Frame 1 (no input): blank canvas, image omitted
Frame 60 (the mouse pressed at the canvas centre just before this capture): blank canvas, image omitted
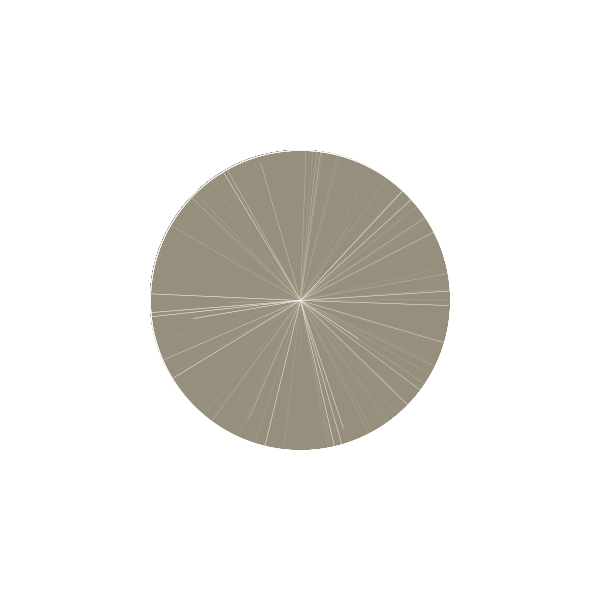
Frame 120 (the mouse held since frame 60 and released just before this capture)

The Processing sketch whose frames 1 and 60 were blank and that drew this single picture after the mouse press (run headless with seeded random() and noise(); from frame 60 on, the mouse is pressed at the canvas centre):

// Processing sketch: processing_23281
// ── processing_23281.pde

//Elise Inferrera's Homework #3

void setup(){
  size(600,600);
  background(255);
  smooth();
}
//Ellipses
void draw(){
  stroke(255);
  fill(random(255),random(255),random(255),50);
  ellipse(mouseX,mouseY,mouseX,mouseY);
  
//Lines  
  for(int i = 0; i < 5; i++){
    strokeWeight(.5);
    line(mouseX,mouseY,random(width),random(height));
  }
}
